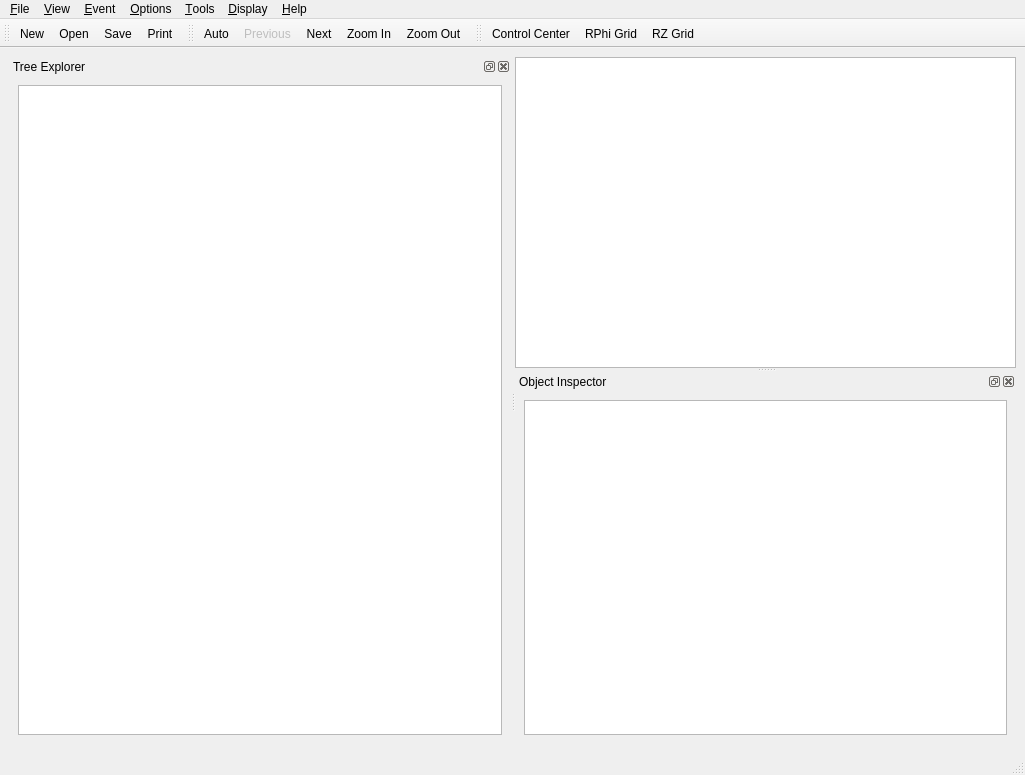
<ui version="4.0" >
 <class>IgMainWindow</class>
 <widget class="QMainWindow" name="IgMainWindow" >
  <property name="geometry" >
   <rect>
    <x>0</x>
    <y>0</y>
    <width>1025</width>
    <height>775</height>
   </rect>
  </property>
  <property name="windowTitle" >
   <string>IGUANA iSpy</string>
  </property>
  <property name="windowIcon" >
   <iconset resource="../interface/iggi.qrc" >
    <normaloff>:/images/iguana-small.xpm</normaloff>:/images/iguana-small.xpm</iconset>
  </property>
  <property name="dockNestingEnabled" >
   <bool>true</bool>
  </property>
  <property name="dockOptions" >
   <set>QMainWindow::AllowNestedDocks|QMainWindow::AllowTabbedDocks|QMainWindow::AnimatedDocks|QMainWindow::VerticalTabs</set>
  </property>
  <widget class="QWidget" name="centralwidget" >
   <layout class="QGridLayout" name="gridLayout" >
    <item row="0" column="0" >
     <widget class="QSplitter" name="splitter_2" >
      <property name="orientation" >
       <enum>Qt::Horizontal</enum>
      </property>
      <widget class="QDockWidget" name="dockTreeWidget" >
       <property name="enabled" >
        <bool>true</bool>
       </property>
       <property name="sizePolicy" >
        <sizepolicy vsizetype="Preferred" hsizetype="Preferred" >
         <horstretch>0</horstretch>
         <verstretch>0</verstretch>
        </sizepolicy>
       </property>
       <property name="minimumSize" >
        <size>
         <width>112</width>
         <height>132</height>
        </size>
       </property>
       <property name="floating" >
        <bool>false</bool>
       </property>
       <property name="features" >
        <set>QDockWidget::AllDockWidgetFeatures</set>
       </property>
       <property name="windowTitle" >
        <string>Tree Explorer</string>
       </property>
       <widget class="QWidget" name="dockTreeWidgetContents" >
        <layout class="QGridLayout" name="gridLayout_3" >
         <item row="0" column="0" >
          <widget class="QTreeView" name="treeView" >
           <property name="alternatingRowColors" >
            <bool>true</bool>
           </property>
           <property name="headerHidden" >
            <bool>false</bool>
           </property>
          </widget>
         </item>
        </layout>
       </widget>
      </widget>
      <widget class="QSplitter" name="splitter" >
       <property name="orientation" >
        <enum>Qt::Vertical</enum>
       </property>
       <widget class="QGraphicsView" name="graphicsView" />
       <widget class="QDockWidget" name="dockTableWidget" >
        <property name="floating" >
         <bool>false</bool>
        </property>
        <property name="windowTitle" >
         <string>Object Inspector</string>
        </property>
        <widget class="QWidget" name="dockTableWidgetContents" >
         <layout class="QGridLayout" name="gridLayout_2" >
          <item row="0" column="0" >
           <widget class="QTableView" name="tableView" >
            <property name="editTriggers" >
             <set>QAbstractItemView::NoEditTriggers</set>
            </property>
            <property name="alternatingRowColors" >
             <bool>true</bool>
            </property>
           </widget>
          </item>
         </layout>
        </widget>
       </widget>
      </widget>
     </widget>
    </item>
   </layout>
  </widget>
  <widget class="QMenuBar" name="menubar" >
   <property name="geometry" >
    <rect>
     <x>0</x>
     <y>0</y>
     <width>1025</width>
     <height>25</height>
    </rect>
   </property>
   <widget class="QMenu" name="menuFile" >
    <property name="tearOffEnabled" >
     <bool>true</bool>
    </property>
    <property name="title" >
     <string>&amp;File</string>
    </property>
    <widget class="QMenu" name="menuRecentOpenedFiles" >
     <property name="title" >
      <string>Recent</string>
     </property>
     <addaction name="separator" />
     <addaction name="actionClearMenu" />
    </widget>
    <addaction name="actionFileNew" />
    <addaction name="actionFileOpen" />
    <addaction name="menuRecentOpenedFiles" />
    <addaction name="separator" />
    <addaction name="actionSave" />
    <addaction name="actionSave_as" />
    <addaction name="separator" />
    <addaction name="actionPrint" />
    <addaction name="actionSave_Image" />
    <addaction name="separator" />
    <addaction name="actionOpen_Application_Settings" />
    <addaction name="actionOpen_INI_File" />
    <addaction name="actionOpen_Mac_Property_List" />
    <addaction name="actionOpen_Windows_Registry_Path" />
    <addaction name="actionRefresh" />
    <addaction name="separator" />
    <addaction name="actionClose" />
    <addaction name="separator" />
    <addaction name="actionQuit" />
   </widget>
   <widget class="QMenu" name="menuHelp" >
    <property name="tearOffEnabled" >
     <bool>true</bool>
    </property>
    <property name="title" >
     <string>&amp;Help</string>
    </property>
    <addaction name="actionAbout" />
    <addaction name="actionAbout_Qt" />
   </widget>
   <widget class="QMenu" name="menuEvent" >
    <property name="tearOffEnabled" >
     <bool>true</bool>
    </property>
    <property name="title" >
     <string>&amp;Event</string>
    </property>
    <addaction name="actionNext" />
    <addaction name="actionPrevious" />
    <addaction name="actionGo_to" />
    <addaction name="actionSkip" />
    <addaction name="actionRewind" />
    <addaction name="separator" />
    <addaction name="actionAuto" />
   </widget>
   <widget class="QMenu" name="menuView" >
    <property name="tearOffEnabled" >
     <bool>true</bool>
    </property>
    <property name="title" >
     <string>&amp;View</string>
    </property>
    <widget class="QMenu" name="menuAdd" >
     <property name="title" >
      <string>Add...</string>
     </property>
     <addaction name="action3D" />
     <addaction name="actionRPhi" />
     <addaction name="actionRZ" />
     <addaction name="actionLego" />
    </widget>
    <addaction name="menuAdd" />
    <addaction name="separator" />
    <addaction name="actionZoom_In" />
    <addaction name="actionZoom_Out" />
   </widget>
   <widget class="QMenu" name="menuTools" >
    <property name="tearOffEnabled" >
     <bool>true</bool>
    </property>
    <property name="title" >
     <string>&amp;Tools</string>
    </property>
    <addaction name="actionObject_Inspector" />
    <addaction name="actionTwig_Explorer" />
    <addaction name="separator" />
    <addaction name="actionToolbars" />
   </widget>
   <widget class="QMenu" name="menu_Display" >
    <property name="title" >
     <string>&amp;Display</string>
    </property>
    <addaction name="actionShowControlCenter" />
    <addaction name="separator" />
    <addaction name="actionRPhi_Grid" />
    <addaction name="actionRZ_Grid" />
   </widget>
   <widget class="QMenu" name="menuOptions" >
    <property name="tearOffEnabled" >
     <bool>true</bool>
    </property>
    <property name="title" >
     <string>&amp;Options</string>
    </property>
    <property name="separatorsCollapsible" >
     <bool>true</bool>
    </property>
    <addaction name="actionAuto_Refresh" />
    <addaction name="actionFallbacks" />
    <addaction name="actionSaveSettings" />
    <addaction name="separator" />
    <addaction name="actionEditSettings" />
   </widget>
   <addaction name="menuFile" />
   <addaction name="menuView" />
   <addaction name="menuEvent" />
   <addaction name="menuOptions" />
   <addaction name="menuTools" />
   <addaction name="menu_Display" />
   <addaction name="menuHelp" />
  </widget>
  <widget class="QStatusBar" name="statusbar" />
  <widget class="QToolBar" name="toolBarFile" >
   <property name="windowTitle" >
    <string>toolBar</string>
   </property>
   <attribute name="toolBarArea" >
    <enum>TopToolBarArea</enum>
   </attribute>
   <attribute name="toolBarBreak" >
    <bool>false</bool>
   </attribute>
   <addaction name="actionFileNew" />
   <addaction name="actionFileOpen" />
   <addaction name="actionSave" />
   <addaction name="actionPrint" />
  </widget>
  <widget class="QToolBar" name="toolBarEvent" >
   <property name="windowTitle" >
    <string>toolBar</string>
   </property>
   <attribute name="toolBarArea" >
    <enum>TopToolBarArea</enum>
   </attribute>
   <attribute name="toolBarBreak" >
    <bool>false</bool>
   </attribute>
   <addaction name="actionAuto" />
   <addaction name="actionPrevious" />
   <addaction name="actionNext" />
   <addaction name="actionZoom_In" />
   <addaction name="actionZoom_Out" />
  </widget>
  <widget class="QToolBar" name="toolBar" >
   <property name="windowTitle" >
    <string>toolBar</string>
   </property>
   <attribute name="toolBarArea" >
    <enum>TopToolBarArea</enum>
   </attribute>
   <attribute name="toolBarBreak" >
    <bool>false</bool>
   </attribute>
   <addaction name="actionShowControlCenter" />
   <addaction name="actionRPhi_Grid" />
   <addaction name="actionRZ_Grid" />
  </widget>
  <action name="actionQuit" >
   <property name="text" >
    <string>&amp;Quit</string>
   </property>
   <property name="shortcut" >
    <string>Ctrl+Q</string>
   </property>
  </action>
  <action name="actionFileOpen" >
   <property name="icon" >
    <iconset resource="../interface/iggi.qrc" >
     <normaloff>:/images/fileopen.png</normaloff>:/images/fileopen.png</iconset>
   </property>
   <property name="text" >
    <string>Open...</string>
   </property>
  </action>
  <action name="actionAbout" >
   <property name="enabled" >
    <bool>true</bool>
   </property>
   <property name="text" >
    <string>About</string>
   </property>
  </action>
  <action name="actionNext" >
   <property name="icon" >
    <iconset resource="../interface/iggi.qrc" >
     <normaloff>:/images/next.png</normaloff>:/images/next.png</iconset>
   </property>
   <property name="text" >
    <string>&amp;Next</string>
   </property>
   <property name="shortcut" >
    <string comment="Show next event in the ig file" >Ctrl+N</string>
   </property>
  </action>
  <action name="actionPrevious" >
   <property name="enabled" >
    <bool>false</bool>
   </property>
   <property name="icon" >
    <iconset resource="../interface/iggi.qrc" >
     <normaloff>:/images/previous.png</normaloff>:/images/previous.png</iconset>
   </property>
   <property name="text" >
    <string>&amp;Previous</string>
   </property>
   <property name="shortcut" >
    <string>Ctrl+P</string>
   </property>
  </action>
  <action name="actionGo_to" >
   <property name="text" >
    <string>&amp;Go to...</string>
   </property>
  </action>
  <action name="actionSkip" >
   <property name="text" >
    <string>Skip...</string>
   </property>
  </action>
  <action name="actionAuto" >
   <property name="checkable" >
    <bool>true</bool>
   </property>
   <property name="icon" >
    <iconset resource="../interface/iggi.qrc" >
     <normaloff>:/images/play.png</normaloff>
     <normalon>:/images/pause.png</normalon>:/images/play.png</iconset>
   </property>
   <property name="text" >
    <string>Auto</string>
   </property>
  </action>
  <action name="action3D" >
   <property name="text" >
    <string>3D</string>
   </property>
  </action>
  <action name="actionRPhi" >
   <property name="text" >
    <string>RPhi</string>
   </property>
  </action>
  <action name="actionRZ" >
   <property name="text" >
    <string>RZ</string>
   </property>
  </action>
  <action name="actionLego" >
   <property name="text" >
    <string>Lego</string>
   </property>
  </action>
  <action name="actionPrint" >
   <property name="icon" >
    <iconset resource="../interface/iggi.qrc" >
     <normaloff>:/images/print.png</normaloff>:/images/print.png</iconset>
   </property>
   <property name="text" >
    <string>Print...</string>
   </property>
  </action>
  <action name="actionClose" >
   <property name="text" >
    <string>Close</string>
   </property>
   <property name="shortcut" >
    <string>Ctrl+W</string>
   </property>
  </action>
  <action name="actionClearMenu" >
   <property name="text" >
    <string>Clear Menu</string>
   </property>
  </action>
  <action name="actionSave" >
   <property name="icon" >
    <iconset resource="../interface/iggi.qrc" >
     <normaloff>:/images/filesave.png</normaloff>:/images/filesave.png</iconset>
   </property>
   <property name="text" >
    <string>&amp;Save</string>
   </property>
   <property name="shortcut" >
    <string>Ctrl+S</string>
   </property>
  </action>
  <action name="actionSave_as" >
   <property name="text" >
    <string>Save as...</string>
   </property>
  </action>
  <action name="actionSave_Image" >
   <property name="text" >
    <string>Save Image...</string>
   </property>
  </action>
  <action name="actionFileNew" >
   <property name="icon" >
    <iconset resource="../interface/iggi.qrc" >
     <normaloff>:/images/filenew.png</normaloff>:/images/filenew.png</iconset>
   </property>
   <property name="text" >
    <string>New...</string>
   </property>
  </action>
  <action name="actionToolbars" >
   <property name="text" >
    <string>Toolbars</string>
   </property>
  </action>
  <action name="actionRewind" >
   <property name="text" >
    <string>Rewind</string>
   </property>
  </action>
  <action name="actionTwig_Explorer" >
   <property name="checkable" >
    <bool>true</bool>
   </property>
   <property name="checked" >
    <bool>true</bool>
   </property>
   <property name="text" >
    <string>Twig Explorer</string>
   </property>
  </action>
  <action name="actionObject_Inspector" >
   <property name="checkable" >
    <bool>true</bool>
   </property>
   <property name="checked" >
    <bool>true</bool>
   </property>
   <property name="text" >
    <string>Object Inspector</string>
   </property>
  </action>
  <action name="actionRPhi_Grid" >
   <property name="checkable" >
    <bool>true</bool>
   </property>
   <property name="icon" >
    <iconset resource="../interface/iggi.qrc" >
     <normaloff>:/images/crosshair.png</normaloff>
     <normalon>:/images/crosshair.png</normalon>:/images/crosshair.png</iconset>
   </property>
   <property name="text" >
    <string>RPhi Grid</string>
   </property>
  </action>
  <action name="actionRZ_Grid" >
   <property name="checkable" >
    <bool>true</bool>
   </property>
   <property name="icon" >
    <iconset resource="../interface/iggi.qrc" >
     <normaloff>:/images/grid.png</normaloff>
     <normalon>:/images/grid.png</normalon>:/images/grid.png</iconset>
   </property>
   <property name="text" >
    <string>RZ Grid</string>
   </property>
  </action>
  <action name="actionZoom_In" >
   <property name="icon" >
    <iconset resource="../interface/iggi.qrc" >
     <normaloff>:/images/zoom_in.png</normaloff>:/images/zoom_in.png</iconset>
   </property>
   <property name="text" >
    <string>Zoom In</string>
   </property>
  </action>
  <action name="actionZoom_Out" >
   <property name="icon" >
    <iconset resource="../interface/iggi.qrc" >
     <normaloff>:/images/zoom_out.png</normaloff>:/images/zoom_out.png</iconset>
   </property>
   <property name="text" >
    <string>Zoom Out</string>
   </property>
  </action>
  <action name="actionShowControlCenter" >
   <property name="checkable" >
    <bool>true</bool>
   </property>
   <property name="icon" >
    <iconset resource="../interface/iggi.qrc" >
     <normaloff>:/images/controlcenter.png</normaloff>
     <normalon>:/images/controlcenter.png</normalon>:/images/controlcenter.png</iconset>
   </property>
   <property name="text" >
    <string> Control Center</string>
   </property>
  </action>
  <action name="actionSaveSettings" >
   <property name="checkable" >
    <bool>true</bool>
   </property>
   <property name="text" >
    <string>Save Settings</string>
   </property>
   <property name="whatsThis" >
    <string>Save application settings on exit</string>
   </property>
  </action>
  <action name="actionEditSettings" >
   <property name="text" >
    <string>Edit Settings...</string>
   </property>
  </action>
  <action name="actionOpen_Application_Settings" >
   <property name="text" >
    <string>Open Application Settings...</string>
   </property>
  </action>
  <action name="actionOpen_INI_File" >
   <property name="text" >
    <string>Open INI File...</string>
   </property>
  </action>
  <action name="actionOpen_Mac_Property_List" >
   <property name="text" >
    <string>Open Mac Property List...</string>
   </property>
  </action>
  <action name="actionOpen_Windows_Registry_Path" >
   <property name="text" >
    <string>Open Windows Registry Path...</string>
   </property>
  </action>
  <action name="actionRefresh" >
   <property name="checkable" >
    <bool>false</bool>
   </property>
   <property name="checked" >
    <bool>false</bool>
   </property>
   <property name="text" >
    <string>Refresh</string>
   </property>
  </action>
  <action name="actionAuto_Refresh" >
   <property name="checkable" >
    <bool>true</bool>
   </property>
   <property name="checked" >
    <bool>true</bool>
   </property>
   <property name="text" >
    <string>Auto-Refresh</string>
   </property>
  </action>
  <action name="actionFallbacks" >
   <property name="checkable" >
    <bool>true</bool>
   </property>
   <property name="checked" >
    <bool>true</bool>
   </property>
   <property name="text" >
    <string>Fallbacks</string>
   </property>
  </action>
  <action name="actionAbout_Qt" >
   <property name="text" >
    <string>About Qt</string>
   </property>
  </action>
 </widget>
 <resources>
  <include location="../interface/iggi.qrc" />
 </resources>
 <connections>
  <connection>
   <sender>actionQuit</sender>
   <signal>triggered()</signal>
   <receiver>IgMainWindow</receiver>
   <slot>close()</slot>
   <hints>
    <hint type="sourcelabel" >
     <x>-1</x>
     <y>-1</y>
    </hint>
    <hint type="destinationlabel" >
     <x>477</x>
     <y>362</y>
    </hint>
   </hints>
  </connection>
  <connection>
   <sender>actionObject_Inspector</sender>
   <signal>triggered(bool)</signal>
   <receiver>dockTableWidget</receiver>
   <slot>setShown(bool)</slot>
   <hints>
    <hint type="sourcelabel" >
     <x>-1</x>
     <y>-1</y>
    </hint>
    <hint type="destinationlabel" >
     <x>946</x>
     <y>693</y>
    </hint>
   </hints>
  </connection>
  <connection>
   <sender>actionTwig_Explorer</sender>
   <signal>triggered(bool)</signal>
   <receiver>dockTreeWidget</receiver>
   <slot>setShown(bool)</slot>
   <hints>
    <hint type="sourcelabel" >
     <x>-1</x>
     <y>-1</y>
    </hint>
    <hint type="destinationlabel" >
     <x>241</x>
     <y>227</y>
    </hint>
   </hints>
  </connection>
  <connection>
   <sender>actionRPhi_Grid</sender>
   <signal>triggered(bool)</signal>
   <receiver>IgMainWindow</receiver>
   <slot>showRPhiGrid(bool)</slot>
   <hints>
    <hint type="sourcelabel" >
     <x>-1</x>
     <y>-1</y>
    </hint>
    <hint type="destinationlabel" >
     <x>477</x>
     <y>362</y>
    </hint>
   </hints>
  </connection>
  <connection>
   <sender>actionRZ_Grid</sender>
   <signal>triggered(bool)</signal>
   <receiver>IgMainWindow</receiver>
   <slot>showRZGrid(bool)</slot>
   <hints>
    <hint type="sourcelabel" >
     <x>-1</x>
     <y>-1</y>
    </hint>
    <hint type="destinationlabel" >
     <x>477</x>
     <y>362</y>
    </hint>
   </hints>
  </connection>
  <connection>
   <sender>actionZoom_In</sender>
   <signal>triggered()</signal>
   <receiver>IgMainWindow</receiver>
   <slot>zoomIn()</slot>
   <hints>
    <hint type="sourcelabel" >
     <x>-1</x>
     <y>-1</y>
    </hint>
    <hint type="destinationlabel" >
     <x>477</x>
     <y>362</y>
    </hint>
   </hints>
  </connection>
  <connection>
   <sender>actionZoom_Out</sender>
   <signal>triggered()</signal>
   <receiver>IgMainWindow</receiver>
   <slot>zoomOut()</slot>
   <hints>
    <hint type="sourcelabel" >
     <x>-1</x>
     <y>-1</y>
    </hint>
    <hint type="destinationlabel" >
     <x>477</x>
     <y>362</y>
    </hint>
   </hints>
  </connection>
  <connection>
   <sender>actionShowControlCenter</sender>
   <signal>triggered(bool)</signal>
   <receiver>IgMainWindow</receiver>
   <slot>showControlCenter(bool)</slot>
   <hints>
    <hint type="sourcelabel" >
     <x>-1</x>
     <y>-1</y>
    </hint>
    <hint type="destinationlabel" >
     <x>477</x>
     <y>362</y>
    </hint>
   </hints>
  </connection>
  <connection>
   <sender>actionSaveSettings</sender>
   <signal>triggered(bool)</signal>
   <receiver>IgMainWindow</receiver>
   <slot>writeSettings(bool)</slot>
   <hints>
    <hint type="sourcelabel" >
     <x>-1</x>
     <y>-1</y>
    </hint>
    <hint type="destinationlabel" >
     <x>512</x>
     <y>387</y>
    </hint>
   </hints>
  </connection>
  <connection>
   <sender>actionEditSettings</sender>
   <signal>triggered()</signal>
   <receiver>IgMainWindow</receiver>
   <slot>showSettingsEditor()</slot>
   <hints>
    <hint type="sourcelabel" >
     <x>-1</x>
     <y>-1</y>
    </hint>
    <hint type="destinationlabel" >
     <x>512</x>
     <y>387</y>
    </hint>
   </hints>
  </connection>
  <connection>
   <sender>actionAbout</sender>
   <signal>triggered()</signal>
   <receiver>IgMainWindow</receiver>
   <slot>about()</slot>
   <hints>
    <hint type="sourcelabel" >
     <x>-1</x>
     <y>-1</y>
    </hint>
    <hint type="destinationlabel" >
     <x>512</x>
     <y>387</y>
    </hint>
   </hints>
  </connection>
  <connection>
   <sender>actionAbout_Qt</sender>
   <signal>triggered()</signal>
   <receiver>IgMainWindow</receiver>
   <slot>aboutQt()</slot>
   <hints>
    <hint type="sourcelabel" >
     <x>-1</x>
     <y>-1</y>
    </hint>
    <hint type="destinationlabel" >
     <x>512</x>
     <y>387</y>
    </hint>
   </hints>
  </connection>
  <connection>
   <sender>actionOpen_Application_Settings</sender>
   <signal>triggered()</signal>
   <receiver>IgMainWindow</receiver>
   <slot>openSettings()</slot>
   <hints>
    <hint type="sourcelabel" >
     <x>-1</x>
     <y>-1</y>
    </hint>
    <hint type="destinationlabel" >
     <x>512</x>
     <y>387</y>
    </hint>
   </hints>
  </connection>
  <connection>
   <sender>actionOpen_INI_File</sender>
   <signal>triggered()</signal>
   <receiver>IgMainWindow</receiver>
   <slot>openIniFile()</slot>
   <hints>
    <hint type="sourcelabel" >
     <x>-1</x>
     <y>-1</y>
    </hint>
    <hint type="destinationlabel" >
     <x>512</x>
     <y>387</y>
    </hint>
   </hints>
  </connection>
  <connection>
   <sender>actionOpen_Mac_Property_List</sender>
   <signal>triggered()</signal>
   <receiver>IgMainWindow</receiver>
   <slot>openPropertyList()</slot>
   <hints>
    <hint type="sourcelabel" >
     <x>-1</x>
     <y>-1</y>
    </hint>
    <hint type="destinationlabel" >
     <x>512</x>
     <y>387</y>
    </hint>
   </hints>
  </connection>
  <connection>
   <sender>actionOpen_Windows_Registry_Path</sender>
   <signal>triggered()</signal>
   <receiver>IgMainWindow</receiver>
   <slot>openRegistryPath()</slot>
   <hints>
    <hint type="sourcelabel" >
     <x>-1</x>
     <y>-1</y>
    </hint>
    <hint type="destinationlabel" >
     <x>512</x>
     <y>387</y>
    </hint>
   </hints>
  </connection>
  <connection>
   <sender>actionRefresh</sender>
   <signal>triggered()</signal>
   <receiver>IgMainWindow</receiver>
   <slot>refreshSettingsEditor()</slot>
   <hints>
    <hint type="sourcelabel" >
     <x>-1</x>
     <y>-1</y>
    </hint>
    <hint type="destinationlabel" >
     <x>512</x>
     <y>387</y>
    </hint>
   </hints>
  </connection>
  <connection>
   <sender>actionAuto_Refresh</sender>
   <signal>triggered(bool)</signal>
   <receiver>IgMainWindow</receiver>
   <slot>setAutoRefresh(bool)</slot>
   <hints>
    <hint type="sourcelabel" >
     <x>-1</x>
     <y>-1</y>
    </hint>
    <hint type="destinationlabel" >
     <x>512</x>
     <y>387</y>
    </hint>
   </hints>
  </connection>
  <connection>
   <sender>actionFallbacks</sender>
   <signal>triggered(bool)</signal>
   <receiver>IgMainWindow</receiver>
   <slot>setFallbacksEnable(bool)</slot>
   <hints>
    <hint type="sourcelabel" >
     <x>-1</x>
     <y>-1</y>
    </hint>
    <hint type="destinationlabel" >
     <x>512</x>
     <y>387</y>
    </hint>
   </hints>
  </connection>
  <connection>
   <sender>dockTableWidget</sender>
   <signal>visibilityChanged(bool)</signal>
   <receiver>actionObject_Inspector</receiver>
   <slot>setOn(bool)</slot>
   <hints>
    <hint type="sourcelabel" >
     <x>765</x>
     <y>565</y>
    </hint>
    <hint type="destinationlabel" >
     <x>-1</x>
     <y>-1</y>
    </hint>
   </hints>
  </connection>
  <connection>
   <sender>dockTreeWidget</sender>
   <signal>visibilityChanged(bool)</signal>
   <receiver>actionTwig_Explorer</receiver>
   <slot>setOn(bool)</slot>
   <hints>
    <hint type="sourcelabel" >
     <x>259</x>
     <y>410</y>
    </hint>
    <hint type="destinationlabel" >
     <x>-1</x>
     <y>-1</y>
    </hint>
   </hints>
  </connection>
 </connections>
 <slots>
  <slot>showRPhiGrid(bool)</slot>
  <slot>showRZGrid(bool)</slot>
  <slot>zoomIn()</slot>
  <slot>zoomOut()</slot>
  <slot>showControlCenter(bool)</slot>
  <slot>writeSettings(bool)</slot>
  <slot>editSettings()</slot>
  <slot>showSettingsEditor()</slot>
  <slot>openSettings()</slot>
  <slot>openIniFile()</slot>
  <slot>openPropertyList()</slot>
  <slot>openRegistryPath()</slot>
  <slot>refreshSettingsEditor()</slot>
  <slot>setAutoRefresh(bool)</slot>
  <slot>setFallbacksEnable(bool)</slot>
  <slot>about()</slot>
  <slot>aboutQt()</slot>
 </slots>
</ui>
